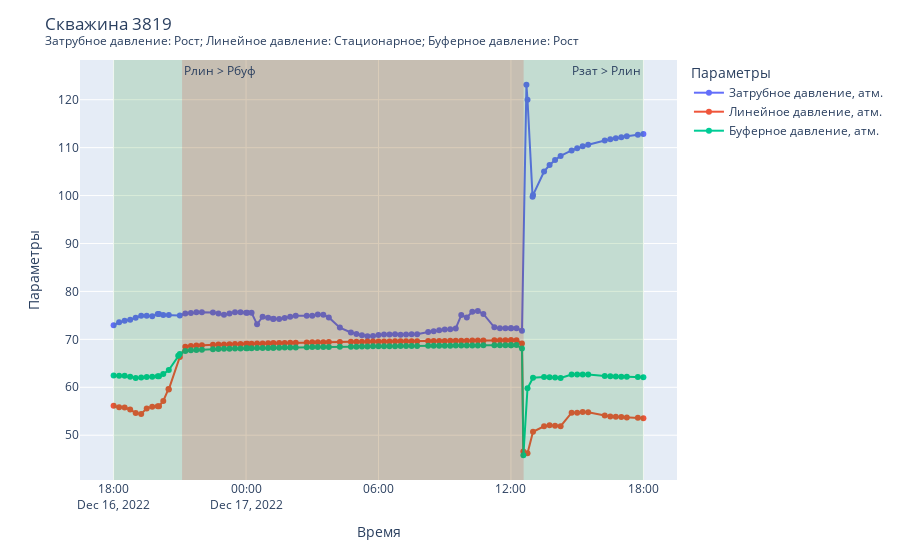
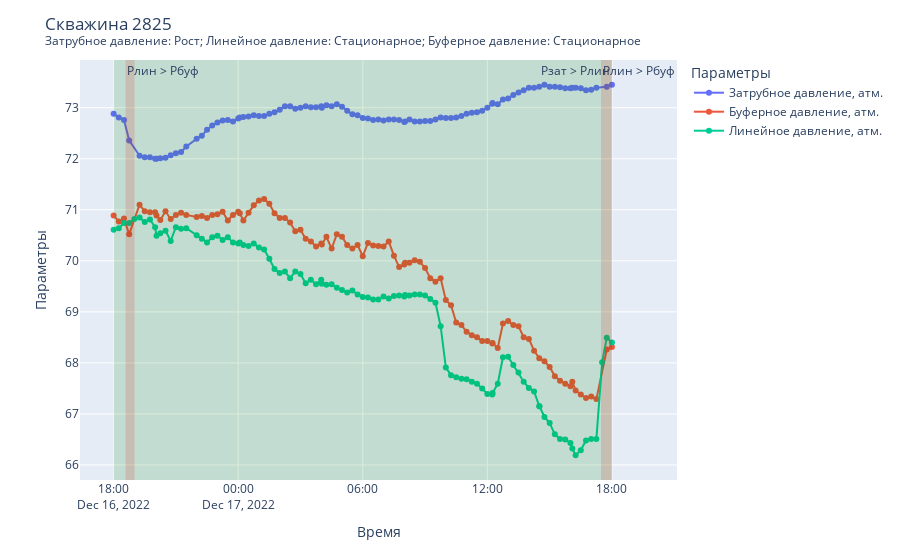
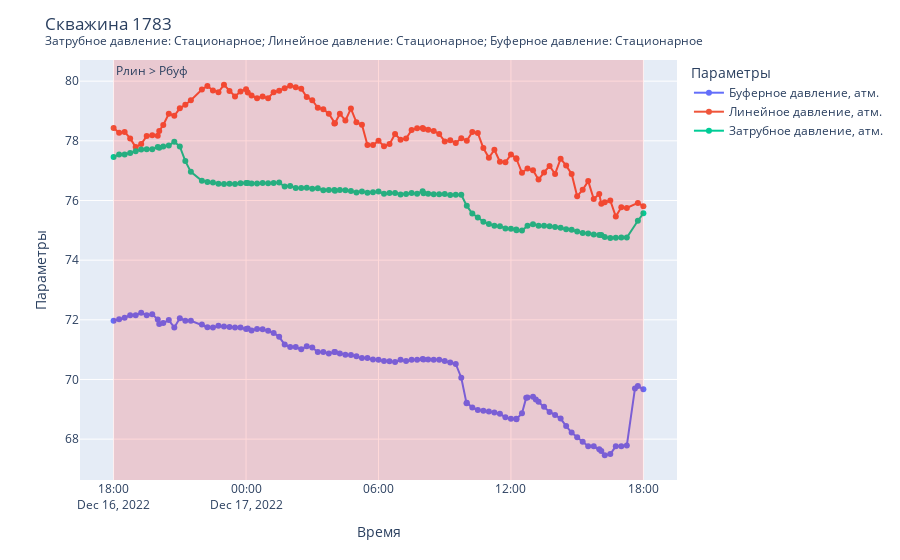
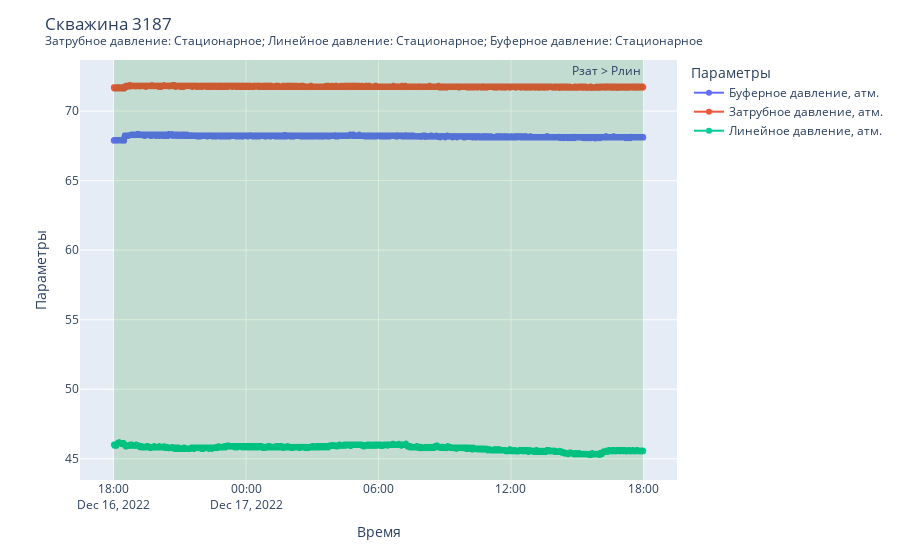

The notebook cell these images were saved under, in order:
### Code cell
for well_id_fig in list_wells_for_fig:
    
    df_one_well_fig =  df_all_data_wells[
        (df_all_data_wells.well_id == well_id_fig)
        &
        (df_all_data_wells.tm_time >= dt_from)
        &
        (df_all_data_wells.tm_time <= dt_to)
    ]

    df_one_well_fig.sort_values(by='tm_time', inplace=True)
    df_one_well_fig.param_id.mask(df_one_well_fig.param_id == 142, 'Линейное давление, атм.', inplace=True)
    df_one_well_fig.param_id.mask(df_one_well_fig.param_id == 135, 'Буферное давление, атм.', inplace=True)
    df_one_well_fig.param_id.mask(df_one_well_fig.param_id == 6001, 'Затрубное давление, атм.', inplace=True)
    
    fig = px.line(df_one_well_fig, x='tm_time', y='tm_value', color='param_id', markers=True)

    fig.update_layout(
        xaxis_title='Время',
        yaxis_title='Параметры',
        legend_title='Параметры'
    )

    df_final_one_well = df_final_all_wells[df_final_all_wells.well_id == well_id_fig]

    for index, value in df_final_one_well.iterrows():
        if value.intervals_lin_more_buf:
            for interval_lb in value.intervals_lin_more_buf:
                fig.add_vrect(
                    x0=interval_lb["dt_from"],
                    x1=interval_lb["dt_to"],
                    annotation_text='Pлин > Pбуф',
                    annotation_position="top left",
                    fillcolor="red",
                    opacity=0.15,
                    line_width=0
                )
        if value.intervals_cas_more_lin:
            for interval_lb in value.intervals_cas_more_lin:
                fig.add_vrect(
                    x0=interval_lb["dt_from"],
                    x1=interval_lb["dt_to"],
                    annotation_text='Pзат > Pлин',
                    annotation_position="top right",
                    fillcolor="green",
                    opacity=0.15,
                    line_width=0
                )


        fig.update_layout(
            title=f'Скважина {well_id_fig} <br><sup>Затрубное давление: {value.condition_pressure_cas}; Линейное давление: {value.condition_pressure_lin}; Буферное давление: {value.condition_pressure_buf}</sup>'
        )



    fig.show()
